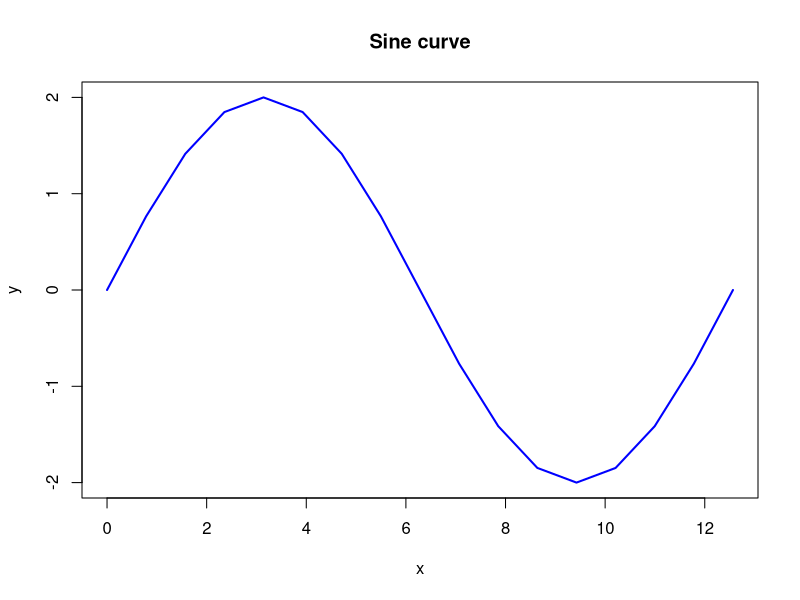
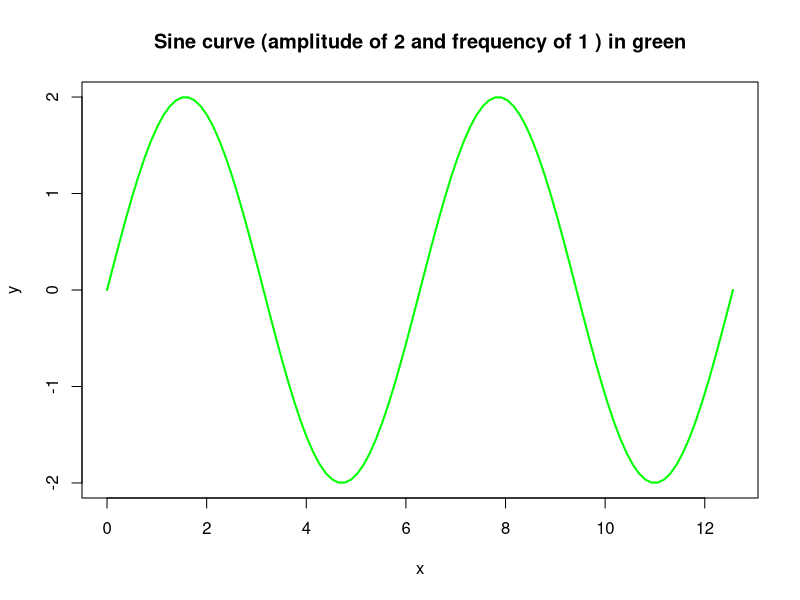
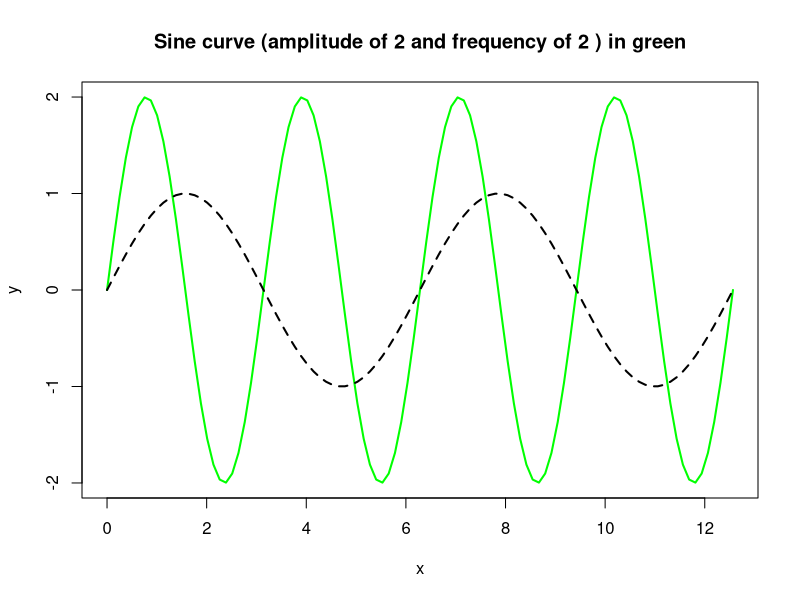
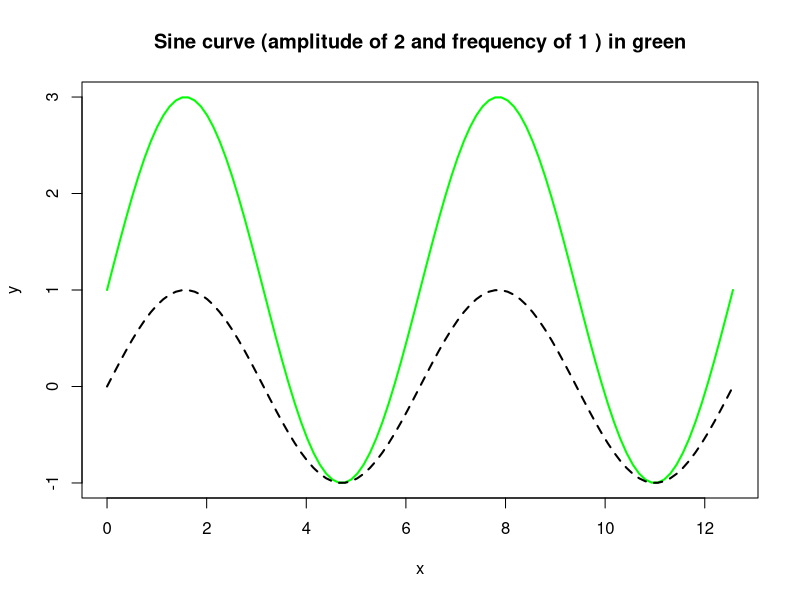

Write R code to recreate these figures, in order.
## ---- chunk 1
knitr::opts_chunk$set(echo = TRUE)
GAP <- 1
## ---- chunk 2
x <- pi
amp <- 2
freq <- 0.5

y <- amp * sin(freq * x)
y
## ---- chunk 3
calc_sin <- function(x, amp, freq, xoffset = 0, yoffset = 0) {
  y <- amp * sin(freq * x + xoffset) + yoffset
  return(y)
}

## ---- chunk 4
calc_sin(x = pi, amp = 2, freq = 0.5)
## ---- chunk 5
x <- seq(from = 0, to = 4 * pi, by = pi / 4)
y <- calc_sin(x = x, amp = 2, freq = 0.5)
y
## ---- chunk 6
plot(x, y,
  type = "l", col = "blue", lwd = 2,
  xlab = "x", ylab = "y", main = "Sine curve"
)
## ---- chunk 7
plot_sin <- function(x, GAP) {
  y <- GAP # calc_sin
  title <- GAP
  return(plot(x, y, GAP))
}
## ---- chunk 8
plot_sin <- function(x,
                     amp,
                     freq,
                     xoffset = 0,
                     yoffset = 0,
                     color = "black") {
  y <- calc_sin(
    x = x,
    amp = amp,
    freq = freq,
    xoffset = xoffset,
    yoffset = yoffset
  )

  title <- paste(
    "Sine curve (amplitude of",
    amp,
    "and frequency of",
    freq,
    ") in",
    color
  )

  return(plot(x,
    y,
    type = "l",
    col = color,
    lwd = 2,
    xlab = "x",
    ylab = "y",
    main = title
  ))
}
## ---- chunk 9
x <- seq(from = 0, to = 4 * pi, by = pi / 25)
plot_sin(x = x, amp = 2, freq = 1, color = "green")
## ---- chunk 10
plot_sin_rev <- function(x,
                         amp,
                         freq,
                         xoffset = 0,
                         yoffset = 0,
                         color = "black") {
  y_rev <- calc_sin(
    x = x,
    amp = 1,
    freq = 1,
    xoffset = 0,
    yoffset = 0
  )

  plt <- plot_sin(
    x = x,
    amp = amp,
    freq = freq,
    xoffset = xoffset,
    yoffset = yoffset,
    color = color
  )

  plt <- plt + lines(x, y_rev, col = "black", lwd = 2, lty = 2)
}
## ---- chunk 11
plot_sin_rev(x = x, amp = 2, freq = 2, color = "green")
## ---- chunk 12
plot_sin_rev(x = x, amp = 2, freq = 1, yoffset = 1, color = "green")
